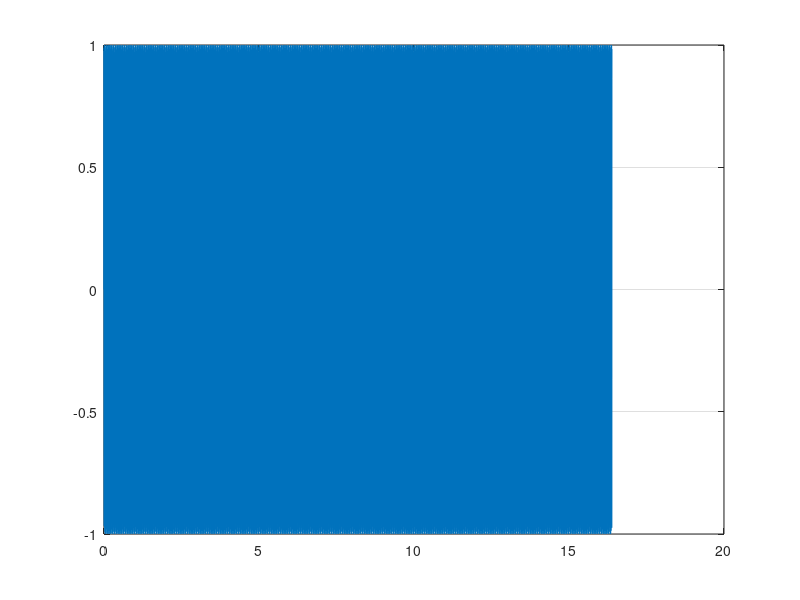
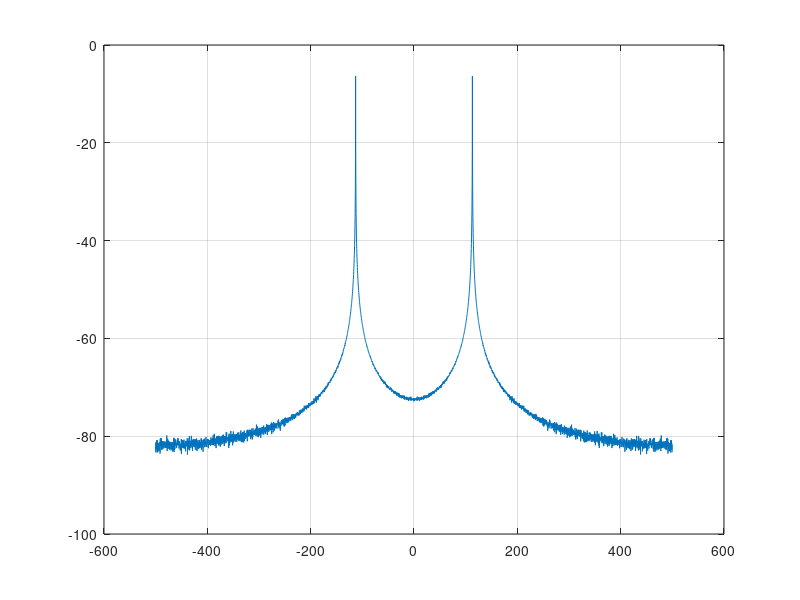

These figures' MATLAB source, in order:
close all
clear
clc

NFFT    = 2^12;
n       = 2^14;

fs      = 1e3;
fo      = 113;

A       = 0.5;
Phase   = 0;
DC      = 0;

t       = 0:1/fs:(n-1)/fs;
f       = -fs/2:fs/NFFT:fs/2-fs/NFFT;

sig     = 2*A * sin(2*pi*fo*t + Phase) + DC;

r       = -0.001 + (0.001 - -0.001)*rand(1,n);

sig_spectrum = ( fftshift(abs(fft(sig+r,NFFT))./NFFT) ).^2;

PG = 10*log10(NFFT/2);

figure
plot(t, sig)
grid on

figure
plot(f,10*log10(sig_spectrum))
grid on

%leak=1;
%[value, index] = max(sig_spectrum);
%sig_peak_index = find(sig_spectrum == value);
%noise_spectrum = sig_spectrum;
%noise_spectrum([sig_peak_index(1)-leak:sig_peak_index(1)+leak]) = 0;
%noise_spectrum([sig_peak_index(2)-leak:sig_peak_index(2)+leak]) = 0;
%
%
%sig_pwr = sum( sig_spectrum([sig_peak_index(1)-leak:sig_peak_index(1)+leak sig_peak_index(2)-leak:sig_peak_index(2)+leak]) );
%
%SNR = 10*log10( (sig_pwr)/var(noise_spectrum) ) - PG
inptSignal = sig+r;

N               = NFFT;%8192; % FFT length
leak            = 5; 
% considering a leakage of signal energy to 50 bins on either side of major freq component

fft_s           = fft(inptSignal,N)./N; % analysing freq spectrum
abs_fft_s       = abs(fft_s);

[~,p]           = max(abs_fft_s(1:N/2));
% Finding the peak in the freq spectrum

sigpos          = [p-leak:p+leak N-p-leak:N-p+leak];
% finding the bins corresponding to the signal around the major peak
% including leakage

sig_pow         = sum(abs_fft_s(sigpos)); % signal power = sum of magnitudes of bins conrresponding to signal
abs_fft_s([sigpos]) = 0; % making all bins corresponding to signal zero:==> what ever that remains is noise 
noise_pow       = sum(abs_fft_s); % sum of rest of componenents == noise power

SNR             = 10*log10(sig_pow/noise_pow)





%%%
%clear t sig
%q = 8;
%PA_WIDTH = 16;
%ROM_DEPTH_WIDTH = 8;
%ROM_DEPTH = 2^ROM_DEPTH_WIDTH;
%
%
%
%t       = (0:ROM_DEPTH-1)./ROM_DEPTH;
%sig     = 2*A * sin(2*pi*t + Phase) + DC;
%r = -0.001 + (0.001 - -0.001)*rand(1,ROM_DEPTH);
%sig_q = round(2^q * (sig+r))./2^q;
%fcw = round((fo/fs)*2^PA_WIDTH);
%
%phase_accu(1) = 0;
%for i = 2 : n
%    tmp = phase_accu(i-1) + fcw;
%    if (tmp <= (2^PA_WIDTH-1))
%        phase_accu(i) = tmp;
%    else
%        phase_accu(i) = tmp - (2^PA_WIDTH);
%    end
%end
%
%addr = floor(phase_accu * 2^-(PA_WIDTH-ROM_DEPTH_WIDTH));
%
%sine_nco = sig_q(addr+1);
%
%%sig_spectrum = abs(fftshift(fft(sine_nco,NFFT)))./NFFT;
%sig_spectrum = ( abs(fftshift(fft(sine_nco,NFFT)))./NFFT ).^2;%power: convert rms to power
%
%%AFFT = 2^9;
%%for i = 1 : AFFT
%%    a_spectrum(i,:) = fft(sine_nco,NFFT);
%%end
%%sig_spectrum = ( abs( fftshift(sum(a_spectrum)./AFFT)./NFFT ) ).^2;
%figure
%plot(sine_nco)
%grid on
%
%figure
%plot(f,10*log10(sig_spectrum))
%grid on
%
%leak=5;
%[value, index] = max(sig_spectrum);
%sig_peak_index = find(sig_spectrum == value);
%noise_spectrum = sig_spectrum;
%noise_spectrum([sig_peak_index(1)-leak:sig_peak_index(1)+leak]) = 0;
%noise_spectrum([sig_peak_index(2)-leak:sig_peak_index(2)+leak]) = 0;
%
%
%sig_pwr = sum( sig_spectrum([sig_peak_index(1)-leak:sig_peak_index(1)+leak sig_peak_index(2)-leak:sig_peak_index(2)+leak]) );
%
%SNR = 10*log10( (sig_pwr)/mean(noise_spectrum) )-PG
%
%figure
%plot(f, 10*log10(sig_spectrum))
%hold on
%plot(f, 10*log10(noise_spectrum))